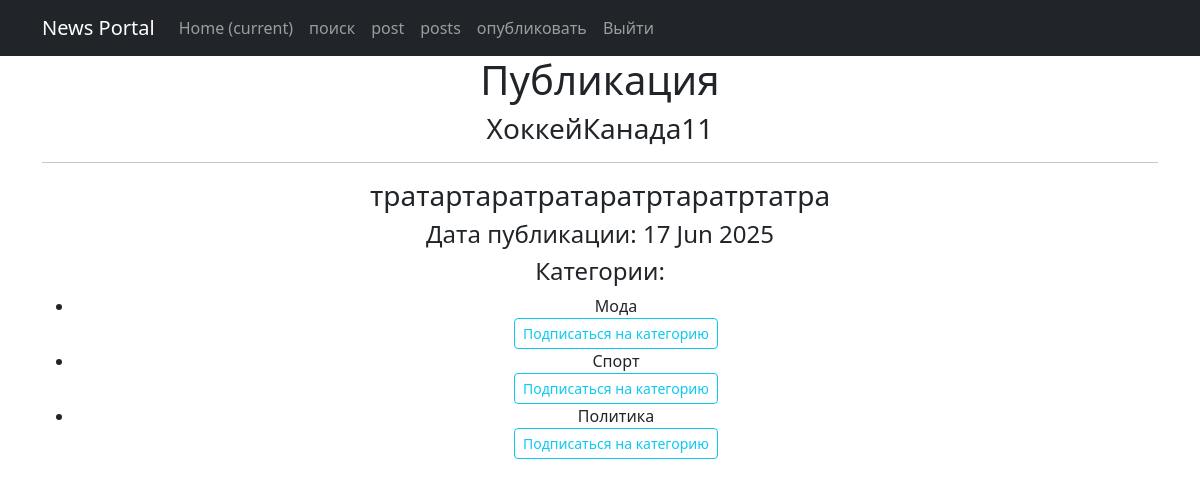
Screenshot of /news/1 (signed in) with the database file from the repository.
### news/models.py (models this page shows, shortened)
class Post(models.Model):
    author = models.ForeignKey(Author, on_delete=models.CASCADE)
    article = models.BooleanField(default=False)
    time_in = models.DateTimeField(auto_now_add=True)
    category = models.ManyToManyField(Category, through='PostCategory')
    heading = models.CharField(max_length=255, unique=True)
    text = models.TextField()
    rating_post = models.FloatField(default=0.0)

class Category(models.Model):
    name = models.CharField(max_length=50, unique=True)
    subscribers = models.ManyToManyField(User, blank=True, related_name="subscribed_categories")

### news/views.py (the view)
# urls.py: path('news/<int:pk>', PostDetail.as_view(), name = 'post_detail'),
class PostDetail(DetailView):
    model = Post
    template_name = 'post.html'
    context_object_name = 'post'
    def get_context_data(self, **kwargs):
        context = super().get_context_data(**kwargs)
        context['is_authenticated'] = self.request.user.is_authenticated
        context['categories'] = self.object.category.all()  # Важно вызвать метод all()
        return context

### news/templatetags/custom_filters.py (called while the page is built)
@register.filter()
def censor(value):
   if not  isinstance(value, str):
      raise FilterException("Фильтр применяется только к строке")
   for word in OBSCENE_WORDS:
       word_low = word.title()
       value = value.replace(word,word[0]+ '*' * (len(word) - 1))
       value = value.replace(word_low, word_low[0] + '*' * (len(word) - 1))
   return value

### templates/post.html (shortened to what this page needs)
{% extends 'flatpages/default.html' %}
{% load custom_filters %}
{% load custom_tags %}
{% block content %}
<h1>Публикация</h1>
<h3>{{ post.heading }}</h3>
<hr>
<h3>{{ post.text|censor }}</h3>
<h4>Дата публикации: {{ post.time_in|date:'d M Y' }}</h4>
{% if is_authenticated %}
    <h4>Категории:</h4>
    <ul>
        {% for category in categories %}
            <li>
                {{ category.name }}
                {% if user not in category.subscribers.all %}
                    <form method="post" action="{% url 'subscribe_to_category' category.id %}">
                        <button type="submit" class="btn btn-sm btn-outline-info">
                            Подписаться на категорию
                        </button>
                    </form>
                {% endif %}
            </li>
        {% endfor %}
    </ul>
{% endif %}
{% endblock content %}

### rows the page displays
Post: heading "ХоккейКанада11", text|censor "тратартаратратаратртаратртатра", time_in "17 Jun 2025"
Category: name "Мода"
Category: name "Спорт"
Category: name "Политика"
